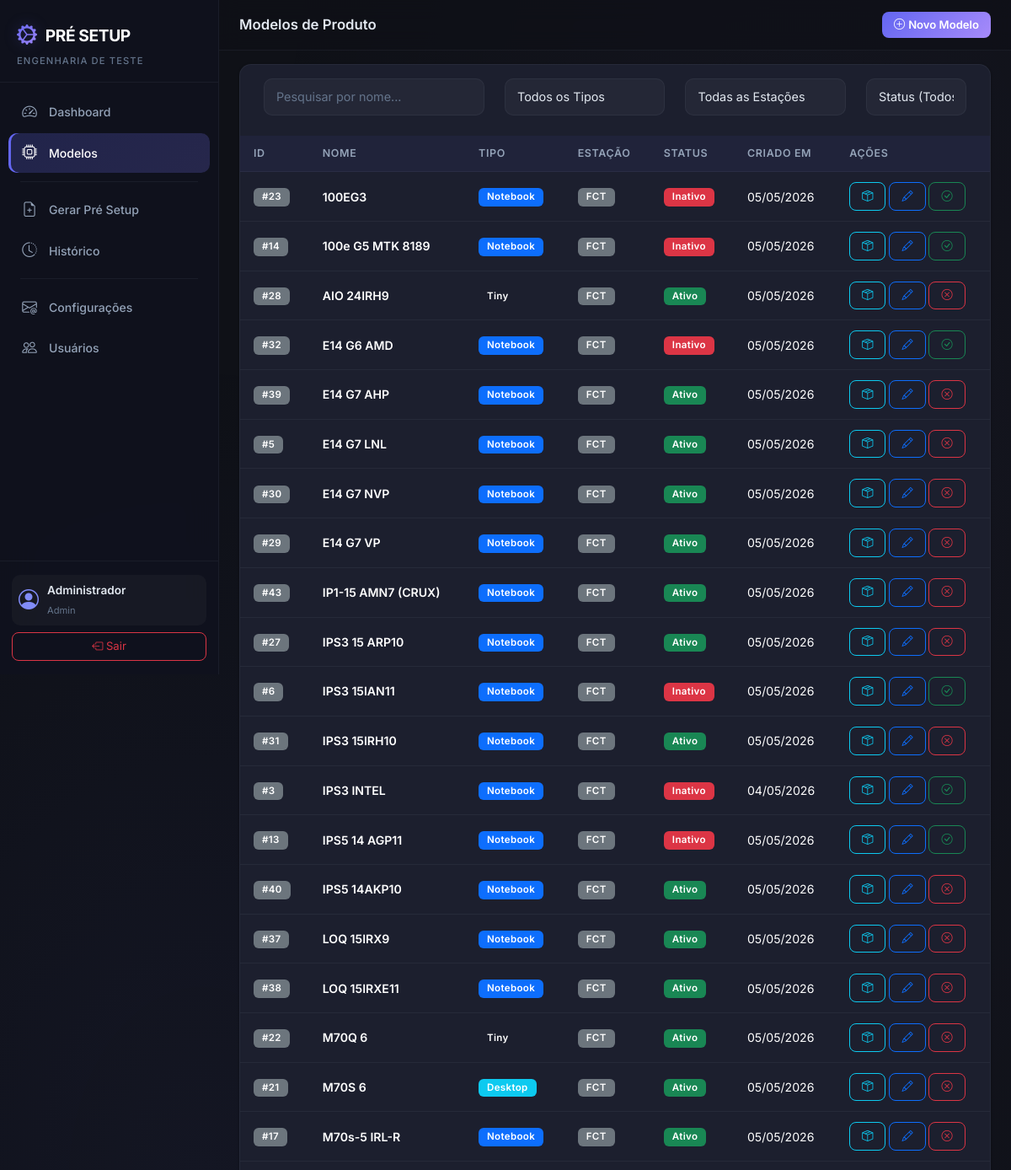
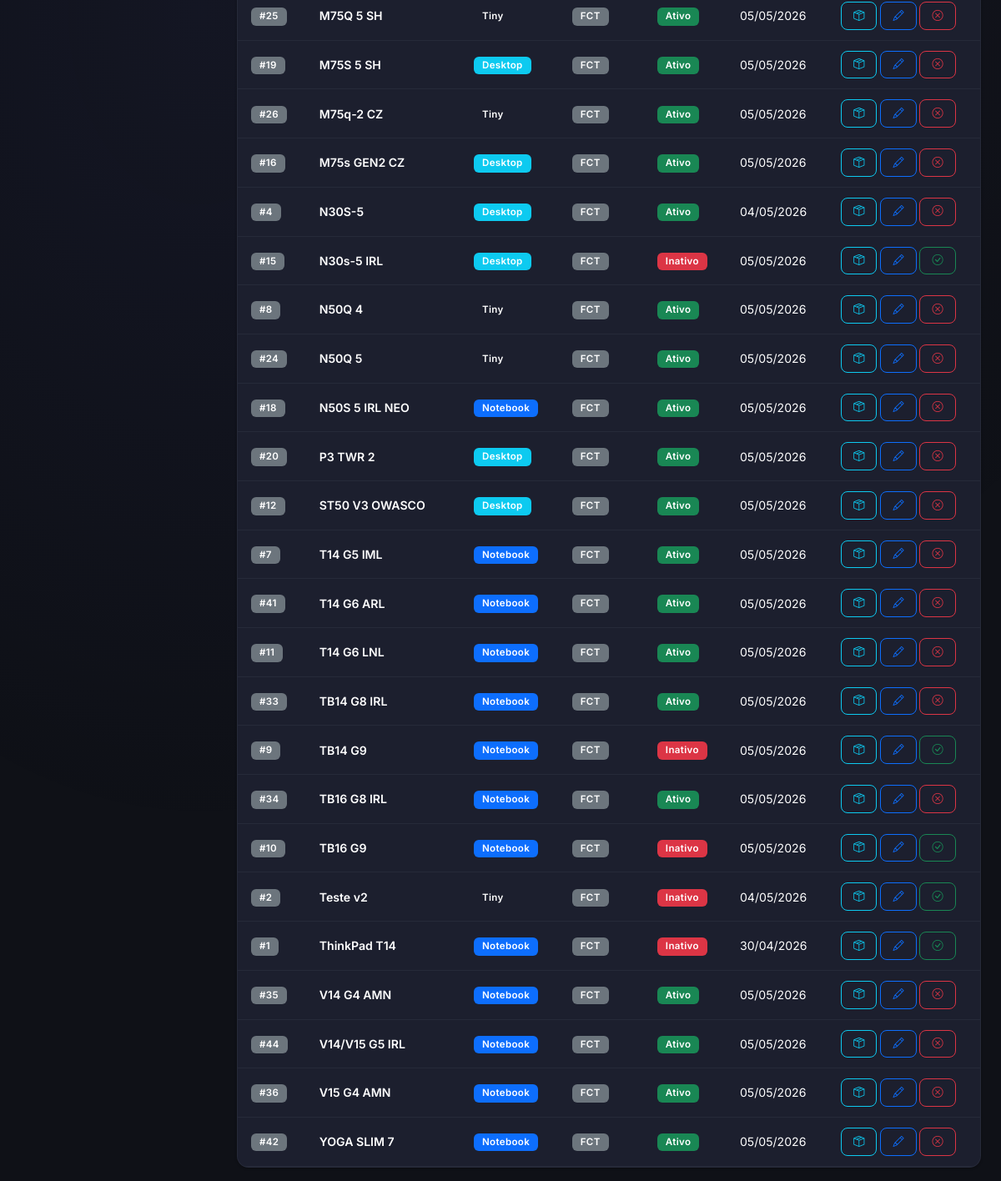
Screenshot of /models/ (signed in) with the database file from the repository (2 pictures, top to bottom).
### app/models.py (models this page shows, shortened)
class User(UserMixin, db.Model):
    __tablename__ = 'users'
    id = db.Column(db.Integer, primary_key=True)
    name = db.Column(db.String(150), nullable=False)
    username = db.Column(db.String(150), unique=True, nullable=False)
    email = db.Column(db.String(150), unique=True, nullable=True)
    password_hash = db.Column(db.String(256), nullable=False)
    profile = db.Column(db.String(50), nullable=False, default='Engenharia')  # Admin, Engenharia
    is_active_user = db.Column(db.Boolean, default=True)
    created_at = db.Column(db.DateTime, default=datetime.now)
    setups = db.relationship('PreSetup', backref='user', lazy='dynamic')
    @property
    def is_active(self):
        return self.is_active_user

class ProductModel(db.Model):
    __tablename__ = 'product_models'
    id = db.Column(db.Integer, primary_key=True)
    name = db.Column(db.String(150), unique=True, nullable=False)
    product_type = db.Column(db.String(50), nullable=False)  # Notebook, Desktop, Tiny
    station = db.Column(db.String(50), nullable=True)  # FCT, SHELL, IO
    is_active = db.Column(db.Boolean, default=True)
    created_at = db.Column(db.DateTime, default=datetime.now)
    template_items = db.relationship('TemplateItem', backref='product_model', lazy='dynamic',
                                     cascade='all, delete-orphan')
    items = db.relationship('Item', backref='product_model', lazy='dynamic',
                            cascade='all, delete-orphan')
    setups = db.relationship('PreSetup', backref='product_model', lazy='dynamic')

### app/models_blueprint/routes.py (the view)
@models_bp.route('/')
@login_required
@admin_required
def index():
    models = ProductModel.query.order_by(ProductModel.name).all()
    return render_template('models/index.html', models=models, product_types=PRODUCT_TYPES)

### app/models.py (called while the page is built)
@login_manager.user_loader
def load_user(user_id):
    return User.query.get(int(user_id))

### app/templates/models/index.html (shortened to what this page needs)
{% extends "base.html" %}
{% block page_title %}Modelos de Produto{% endblock %}
{% block page_actions %}
<button class="btn btn-primary btn-sm" data-bs-toggle="modal" data-bs-target="#createModal">
    <i class="bi bi-plus-circle me-1"></i>Novo Modelo
</button>
{% endblock %}
{% block content %}
<div class="card card-custom">
    <div class="card-body p-0">
        {% if models %}
        <div class="row m-3">
            <div class="col-md-4 mb-2">
                <input type="text" id="searchInput" class="form-control" placeholder="Pesquisar por nome...">
            </div>
            <div class="col-md-3 mb-2">
                <select id="typeFilter" class="form-select">
                    <option value="">Todos os Tipos</option>
                </select>
            </div>
            <div class="col-md-3 mb-2">
                <select id="stationFilter" class="form-select">
                    <option value="">Todas as Estações</option>
                </select>
            </div>
            <div class="col-md-2 mb-2">
                <select id="statusFilter" class="form-select">
                    <option value="">Status (Todos)</option>
                </select>
            </div>
        </div>
        <div class="table-responsive">
            <table class="table table-custom mb-0" id="modelsTable">
                <thead>
                    <tr>
                        <th>ID</th>
                        <th>Nome</th>
                        <th>Tipo</th>
                        <th>Estação</th>
                        <th>Status</th>
                        <th>Criado em</th>
                        <th>Ações</th>
                    </tr>
                </thead>
                <tbody id="modelsTableBody">
                    {% for model in models %}
                    <tr class="model-row" data-name="{{ model.name | lower }}" data-type="{{ model.product_type | lower }}" data-station="{{ model.station | lower if model.station else '' }}" data-status="{{ 'ativo' if model.is_active else 'inativo' }}">
                        <td><span class="badge bg-secondary">#{{ model.id }}</span></td>
                        <td class="fw-semibold">{{ model.name }}</td>
                        <td>
                            <span class="badge
                                {% if model.product_type == 'Notebook' %}bg-primary
                                {% elif model.product_type == 'Desktop' %}bg-info
                                {% else %}bg-purple{% endif %}">
                                {{ model.product_type }}
                            </span>
                        </td>
                        <td>
                            {% if model.station %}
                                <span class="badge bg-secondary">{{ model.station }}</span>
                            {% else %}
                                <span class="text-muted small">N/A</span>
                            {% endif %}
                        </td>
                        <td>
                            {% if model.is_active %}
                                <span class="badge bg-success">Ativo</span>
                            {% else %}
                                <span class="badge bg-danger">Inativo</span>
                            {% endif %}
                        </td>
                        <td>{{ model.created_at.strftime('%d/%m/%Y') }}</td>
                        <td>
                            <a href="{{ url_for('models_blueprint.materials', model_id=model.id) }}"
                               class="btn btn-sm btn-outline-info" title="Materiais" target="_blank">
                                <i class="bi bi-box-seam"></i>
                            </a>
                            <button class="btn btn-sm btn-outline-primary" title="Editar"
                                    data-bs-toggle="modal" data-bs-target="#editModal{{ model.id }}">
                                <i class="bi bi-pencil"></i>
                            </button>
                            <form method="POST" action="{{ url_for('models_blueprint.toggle_status', model_id=model.id) }}" class="d-inline">
                                <button type="submit" class="btn btn-sm btn-outline-{{ 'danger' if model.is_active else 'success' }}" title="{{ 'Desativar' if model.is_active else 'Ativar' }}">
                                    <i class="bi bi-{{ 'x-circle' if model.is_active else 'check-circle' }}"></i>
                                </button>
                            </form>
                        </td>
                    </tr>
                    {% endfor %}
                </tbody>
            </table>
        </div>
        {% else %}
        <div class="text-center py-5">
            <i class="bi bi-cpu display-4 text-muted"></i>
            <p class="text-muted mt-3">Nenhum modelo cadastrado.</p>
        </div>
        {% endif %}
    </div>
</div>
{% endblock %}

### app/templates/base.html (shortened to what this page needs)
<!DOCTYPE html>
<html lang="pt-BR" data-bs-theme="dark">
<head>
    <link href="https://cdn.jsdelivr.net/npm/bootstrap@5.3.3/dist/css/bootstrap.min.css" rel="stylesheet">
    <link href="https://cdn.jsdelivr.net/npm/bootstrap-icons@1.11.3/font/bootstrap-icons.min.css" rel="stylesheet">
    <link rel="stylesheet" href="{{ url_for('static', filename='css/style.css') }}">
</head>
<body>
    {% if current_user.is_authenticated %}
    <nav class="sidebar" id="sidebar">
        <div class="sidebar-header">
            <div class="sidebar-brand">
                <i class="bi bi-gear-wide-connected"></i>
                <span>PRÉ SETUP</span>
            </div>
            <small class="sidebar-subtitle">Engenharia de Teste</small>
        </div>
        <ul class="sidebar-nav">
            <li class="sidebar-nav-item">
                <a href="{{ url_for('dashboard.index') }}" class="sidebar-nav-link {% if request.endpoint == 'dashboard.index' %}active{% endif %}">
                    <i class="bi bi-speedometer2"></i>
                    <span>Dashboard</span>
                </a>
            </li>
            {% if current_user.profile == 'Admin' %}
            <li class="sidebar-nav-item">
                <a href="{{ url_for('models_blueprint.index') }}" class="sidebar-nav-link {% if 'models_blueprint' in request.endpoint %}active{% endif %}">
                    <i class="bi bi-cpu"></i>
                    <span>Modelos</span>
                </a>
            </li>
            {% endif %}
            <li class="sidebar-divider"></li>
            <li class="sidebar-nav-item">
                <a href="{{ url_for('setup_requests.generate_select') }}" class="sidebar-nav-link {% if request.endpoint == 'setup_requests.generate_select' or request.endpoint == 'setup_requests.generate_form' %}active{% endif %}">
                    <i class="bi bi-file-earmark-plus"></i>
                    <span>Gerar Pré Setup</span>
                </a>
            </li>
            <li class="sidebar-nav-item">
                <a href="{{ url_for('setup_requests.history') }}" class="sidebar-nav-link {% if request.endpoint == 'setup_requests.history' or request.endpoint == 'setup_requests.detail' %}active{% endif %}">
                    <i class="bi bi-clock-history"></i>
                    <span>Histórico</span>
                </a>
            </li>
            {% if current_user.profile == 'Admin' %}
            <li class="sidebar-divider"></li>
            <li class="sidebar-nav-item">
                <a href="{{ url_for('email_config.index') }}" class="sidebar-nav-link {% if 'email_config' in request.endpoint %}active{% endif %}">
                    <i class="bi bi-envelope-at"></i>
                    <span>Configurações</span>
                </a>
            </li>
            <li class="sidebar-nav-item">
                <a href="{{ url_for('users.index') }}" class="sidebar-nav-link {% if 'users' in request.endpoint %}active{% endif %}">
                    <i class="bi bi-people"></i>
                    <span>Usuários</span>
                </a>
            </li>
            {% endif %}
        </ul>
        <div class="sidebar-footer">
            <div class="sidebar-user">
                <i class="bi bi-person-circle"></i>
                <div>
                    <div class="sidebar-user-name">{{ current_user.name }}</div>
                    <small class="sidebar-user-role">{{ current_user.profile }}</small>
                </div>
            </div>
            <a href="{{ url_for('auth.logout') }}" class="btn btn-outline-danger btn-sm w-100 mt-2">
                <i class="bi bi-box-arrow-left"></i> Sair
            </a>
        </div>
    </nav>
    <main class="main-content">
        <div class="topbar">
            <h5 class="topbar-title">{% block page_title %}{% endblock %}</h5>
            <div class="topbar-actions">
                {% block page_actions %}{% endblock %}
            </div>
        </div>
        <div class="container-fluid px-4 py-3">
            {% block content %}{% endblock %}
        </div>
    </main>
    {% else %}
        {% block fullpage %}{% endblock %}
    {% endif %}
</body>
</html>

### rows the page displays
User: name "Administrador", profile "Admin"
ProductModel: id "23", name "100EG3", product_type "Notebook", station "FCT", is_active "Inativo", created_at "05/05/2026"
ProductModel: id "14", name "100e G5 MTK 8189", product_type "Notebook", station "FCT", is_active "Inativo", created_at "05/05/2026"
ProductModel: id "28", name "AIO 24IRH9", product_type "Tiny", station "FCT", is_active "Ativo", created_at "05/05/2026"
ProductModel: id "32", name "E14 G6 AMD", product_type "Notebook", station "FCT", is_active "Inativo", created_at "05/05/2026"
ProductModel: id "39", name "E14 G7 AHP", product_type "Notebook", station "FCT", is_active "Ativo", created_at "05/05/2026"
ProductModel: id "5", name "E14 G7 LNL", product_type "Notebook", station "FCT", is_active "Ativo", created_at "05/05/2026"
ProductModel: id "30", name "E14 G7 NVP", product_type "Notebook", station "FCT", is_active "Ativo", created_at "05/05/2026"
ProductModel: id "29", name "E14 G7 VP", product_type "Notebook", station "FCT", is_active "Ativo", created_at "05/05/2026"
ProductModel: id "43", name "IP1-15 AMN7 (CRUX)", product_type "Notebook", station "FCT", is_active "Ativo", created_at "05/05/2026"
ProductModel: id "27", name "IPS3 15 ARP10", product_type "Notebook", station "FCT", is_active "Ativo", created_at "05/05/2026"
ProductModel: id "6", name "IPS3 15IAN11", product_type "Notebook", station "FCT", is_active "Inativo", created_at "05/05/2026"
ProductModel: id "31", name "IPS3 15IRH10", product_type "Notebook", station "FCT", is_active "Ativo", created_at "05/05/2026"
ProductModel: id "3", name "IPS3 INTEL", product_type "Notebook", station "FCT", is_active "Inativo", created_at "04/05/2026"
ProductModel: id "13", name "IPS5 14 AGP11", product_type "Notebook", station "FCT", is_active "Inativo", created_at "05/05/2026"
ProductModel: id "40", name "IPS5 14AKP10", product_type "Notebook", station "FCT", is_active "Ativo", created_at "05/05/2026"
ProductModel: id "37", name "LOQ 15IRX9", product_type "Notebook", station "FCT", is_active "Ativo", created_at "05/05/2026"
ProductModel: id "38", name "LOQ 15IRXE11", product_type "Notebook", station "FCT", is_active "Ativo", created_at "05/05/2026"
ProductModel: id "22", name "M70Q 6", product_type "Tiny", station "FCT", is_active "Ativo", created_at "05/05/2026"
ProductModel: id "21", name "M70S 6", product_type "Desktop", station "FCT", is_active "Ativo", created_at "05/05/2026"
ProductModel: id "17", name "M70s-5 IRL-R", product_type "Notebook", station "FCT", is_active "Ativo", created_at "05/05/2026"
ProductModel: id "25", name "M75Q 5 SH", product_type "Tiny", station "FCT", is_active "Ativo", created_at "05/05/2026"
ProductModel: id "19", name "M75S 5 SH", product_type "Desktop", station "FCT", is_active "Ativo", created_at "05/05/2026"
ProductModel: id "26", name "M75q-2 CZ", product_type "Tiny", station "FCT", is_active "Ativo", created_at "05/05/2026"
ProductModel: id "16", name "M75s GEN2 CZ", product_type "Desktop", station "FCT", is_active "Ativo", created_at "05/05/2026"
ProductModel: id "4", name "N30S-5", product_type "Desktop", station "FCT", is_active "Ativo", created_at "04/05/2026"
ProductModel: id "15", name "N30s-5 IRL", product_type "Desktop", station "FCT", is_active "Inativo", created_at "05/05/2026"
ProductModel: id "8", name "N50Q 4", product_type "Tiny", station "FCT", is_active "Ativo", created_at "05/05/2026"
ProductModel: id "24", name "N50Q 5", product_type "Tiny", station "FCT", is_active "Ativo", created_at "05/05/2026"
ProductModel: id "18", name "N50S 5 IRL NEO", product_type "Notebook", station "FCT", is_active "Ativo", created_at "05/05/2026"
ProductModel: id "20", name "P3 TWR 2", product_type "Desktop", station "FCT", is_active "Ativo", created_at "05/05/2026"
ProductModel: id "12", name "ST50 V3 OWASCO", product_type "Desktop", station "FCT", is_active "Ativo", created_at "05/05/2026"
ProductModel: id "7", name "T14 G5 IML", product_type "Notebook", station "FCT", is_active "Ativo", created_at "05/05/2026"
ProductModel: id "41", name "T14 G6 ARL", product_type "Notebook", station "FCT", is_active "Ativo", created_at "05/05/2026"
ProductModel: id "11", name "T14 G6 LNL", product_type "Notebook", station "FCT", is_active "Ativo", created_at "05/05/2026"
ProductModel: id "33", name "TB14 G8 IRL", product_type "Notebook", station "FCT", is_active "Ativo", created_at "05/05/2026"
ProductModel: id "9", name "TB14 G9", product_type "Notebook", station "FCT", is_active "Inativo", created_at "05/05/2026"
ProductModel: id "34", name "TB16 G8 IRL", product_type "Notebook", station "FCT", is_active "Ativo", created_at "05/05/2026"
ProductModel: id "10", name "TB16 G9", product_type "Notebook", station "FCT", is_active "Inativo", created_at "05/05/2026"
ProductModel: id "2", name "Teste v2", product_type "Tiny", station "FCT", is_active "Inativo", created_at "04/05/2026"
ProductModel: id "1", name "ThinkPad T14", product_type "Notebook", station "FCT", is_active "Inativo", created_at "30/04/2026"
ProductModel: id "35", name "V14 G4 AMN", product_type "Notebook", station "FCT", is_active "Ativo", created_at "05/05/2026"
ProductModel: id "44", name "V14/V15 G5 IRL", product_type "Notebook", station "FCT", is_active "Ativo", created_at "05/05/2026"
ProductModel: id "36", name "V15 G4 AMN", product_type "Notebook", station "FCT", is_active "Ativo", created_at "05/05/2026"
ProductModel: id "42", name "YOGA SLIM 7", product_type "Notebook", station "FCT", is_active "Ativo", created_at "05/05/2026"
